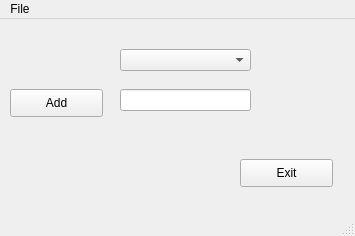
<?xml version="1.0" encoding="UTF-8"?>
<ui version="4.0">
 <class>mainWindow</class>
 <widget class="QMainWindow" name="mainWindow">
  <property name="geometry">
   <rect>
    <x>0</x>
    <y>0</y>
    <width>355</width>
    <height>236</height>
   </rect>
  </property>
  <property name="windowTitle">
   <string>ComboBox Example</string>
  </property>
  <widget class="QWidget" name="centralwidget">
   <widget class="QPushButton" name="btnExit">
    <property name="geometry">
     <rect>
      <x>240</x>
      <y>140</y>
      <width>93</width>
      <height>28</height>
     </rect>
    </property>
    <property name="text">
     <string>Exit</string>
    </property>
   </widget>
   <widget class="QComboBox" name="cboEvents">
    <property name="geometry">
     <rect>
      <x>120</x>
      <y>30</y>
      <width>131</width>
      <height>22</height>
     </rect>
    </property>
   </widget>
   <widget class="QLineEdit" name="txtInput">
    <property name="geometry">
     <rect>
      <x>120</x>
      <y>70</y>
      <width>131</width>
      <height>22</height>
     </rect>
    </property>
   </widget>
   <widget class="QPushButton" name="btnAdd">
    <property name="geometry">
     <rect>
      <x>10</x>
      <y>70</y>
      <width>93</width>
      <height>28</height>
     </rect>
    </property>
    <property name="text">
     <string>Add</string>
    </property>
   </widget>
  </widget>
  <widget class="QMenuBar" name="menubar">
   <property name="geometry">
    <rect>
     <x>0</x>
     <y>0</y>
     <width>355</width>
     <height>26</height>
    </rect>
   </property>
   <widget class="QMenu" name="menuFile">
    <property name="title">
     <string>File</string>
    </property>
    <addaction name="actExit"/>
   </widget>
   <addaction name="menuFile"/>
  </widget>
  <widget class="QStatusBar" name="statusbar"/>
  <action name="actExit">
   <property name="text">
    <string>Exit</string>
   </property>
  </action>
 </widget>
 <resources/>
 <connections/>
</ui>
